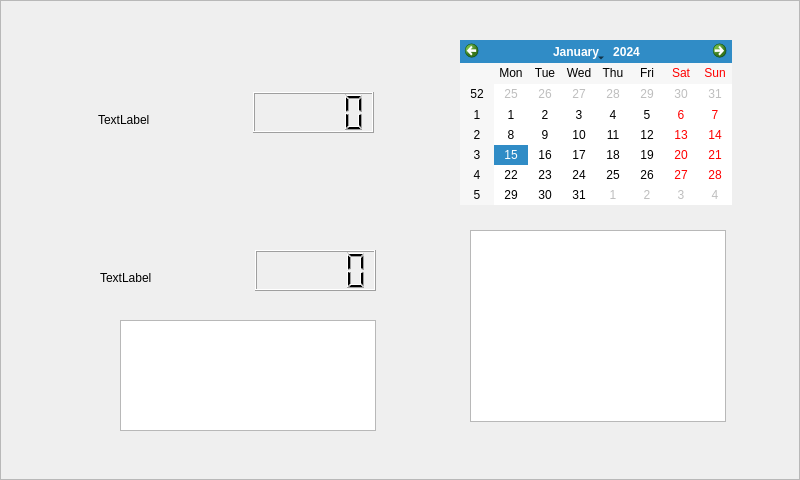
<?xml version="1.0" encoding="UTF-8"?>
<ui version="4.0">
 <class>Frame</class>
 <widget class="QFrame" name="Frame">
  <property name="geometry">
   <rect>
    <x>0</x>
    <y>0</y>
    <width>800</width>
    <height>480</height>
   </rect>
  </property>
  <property name="windowTitle">
   <string>Frame</string>
  </property>
  <property name="frameShape">
   <enum>QFrame::StyledPanel</enum>
  </property>
  <property name="frameShadow">
   <enum>QFrame::Raised</enum>
  </property>
  <widget class="QLabel" name="label">
   <property name="geometry">
    <rect>
     <x>98</x>
     <y>104</y>
     <width>91</width>
     <height>31</height>
    </rect>
   </property>
   <property name="text">
    <string>TextLabel</string>
   </property>
  </widget>
  <widget class="QLCDNumber" name="lcdNumber">
   <property name="geometry">
    <rect>
     <x>253</x>
     <y>92</y>
     <width>121</width>
     <height>41</height>
    </rect>
   </property>
  </widget>
  <widget class="QCalendarWidget" name="calendarWidget">
   <property name="geometry">
    <rect>
     <x>460</x>
     <y>40</y>
     <width>272</width>
     <height>165</height>
    </rect>
   </property>
  </widget>
  <widget class="QGraphicsView" name="graphicsView">
   <property name="geometry">
    <rect>
     <x>470</x>
     <y>230</y>
     <width>256</width>
     <height>192</height>
    </rect>
   </property>
  </widget>
  <widget class="QLCDNumber" name="lcdNumber_2">
   <property name="geometry">
    <rect>
     <x>255</x>
     <y>250</y>
     <width>121</width>
     <height>41</height>
    </rect>
   </property>
  </widget>
  <widget class="QLabel" name="label_2">
   <property name="geometry">
    <rect>
     <x>100</x>
     <y>262</y>
     <width>91</width>
     <height>31</height>
    </rect>
   </property>
   <property name="text">
    <string>TextLabel</string>
   </property>
  </widget>
  <widget class="QTextBrowser" name="textBrowser">
   <property name="geometry">
    <rect>
     <x>120</x>
     <y>320</y>
     <width>256</width>
     <height>111</height>
    </rect>
   </property>
  </widget>
 </widget>
 <resources/>
 <connections/>
</ui>
